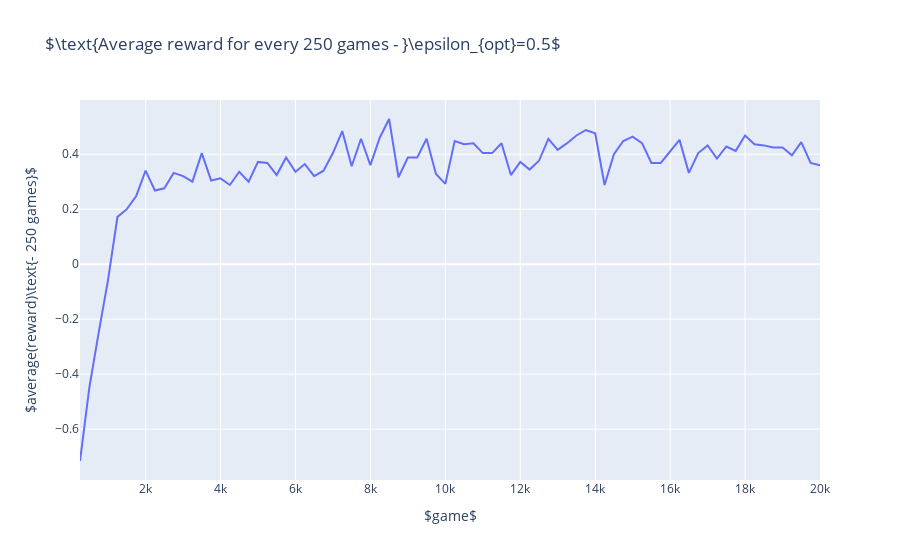

This figure's notebook cell:
### Code cell
fig = go.Figure()

fig.add_trace(go.Scatter(x=x, y=rewards, mode='lines'))

fig.update_layout(
    title=r'$\text{Average reward for every %d games - }\epsilon_{opt}=0.5$' % averaging_steps,
    xaxis_title=r'$game$',
    yaxis_title=r'$average(reward)\text{- %d games}$' % (averaging_steps),
)

fig.show()
